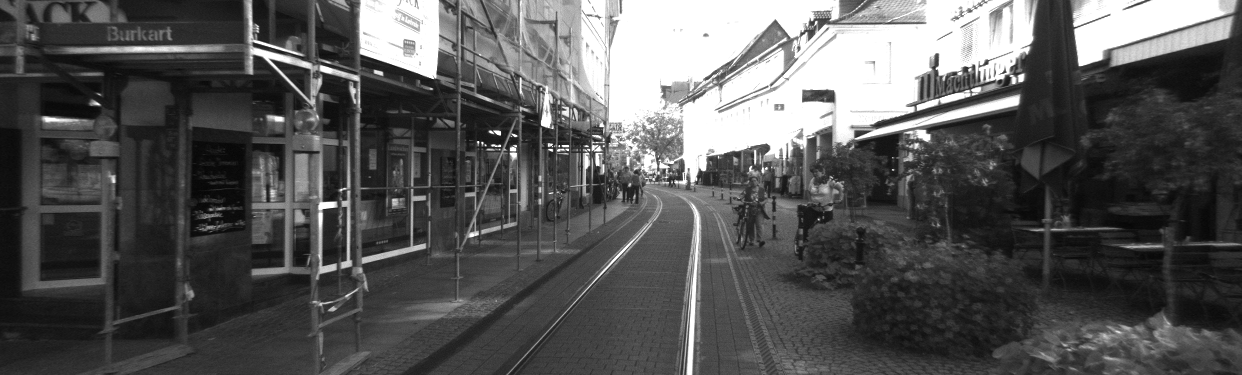
#> input picture LAB2/img/KITTI_Left.png, 1242 x 375 px, given in place of left.png, which was not available
$ python lab2_stereo.py   (older library calls are emulated)
#> lines starting #> are read from the running program, lines starting #| are printed output that depends on the picture; after the words box and inside, x2 and y2 are one past the last pixel; in counts of white or black regions, pixels touching at a corner belong together; pictures that were not available may be replaced by others from this repository, and a replacement may not be noted
import numpy as np
import cv2
import open3d as o3d


K = np.array([
    [7.215377e2,        0,              6.095593e2],
    [0,                 7.215377e2,     1.728540e2],
    [0,                 0,              1]
])  # intrinsic matrix of camera

Bf = 3.875744e+02  # base line * focal length

# load images
left = cv2.imread('img/left.png', 0)
#> left is the input picture: shape (375, 1242); min 6, max 255, mean 86.6
right = cv2.imread('img/right.png', 0)
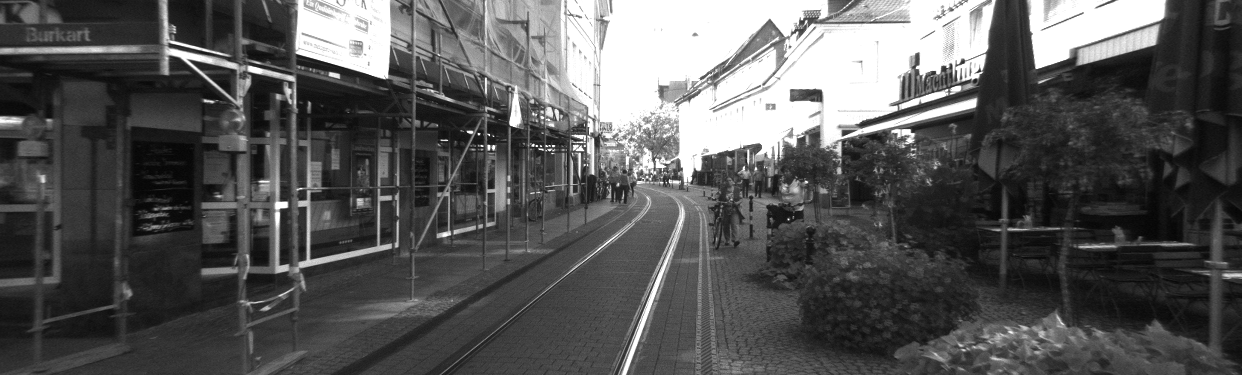
#> input picture LAB2/img/KITTI_Right.png, 1242 x 375 px, given in place of right.png, which was not available
#> right is the input picture: shape (375, 1242); min 4, max 255, mean 87
left_color = cv2.imread('img/left_color.png')
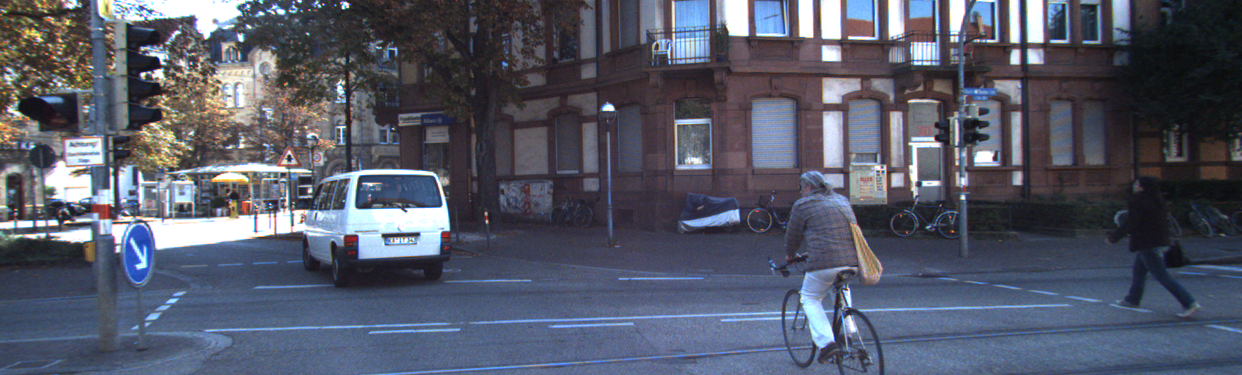
#> input picture LAB2/img/left_color.png, 1242 x 375 px
#> left_color is the input picture: shape (375, 1242, 3); mean B, G, R 104.4, 89.1, 84.9

# compute disparity
stereo = cv2.StereoBM_create(numDisparities=16, blockSize=5)
disparity = stereo.compute(left, right)  # an image of the same size with "left" (or "right")
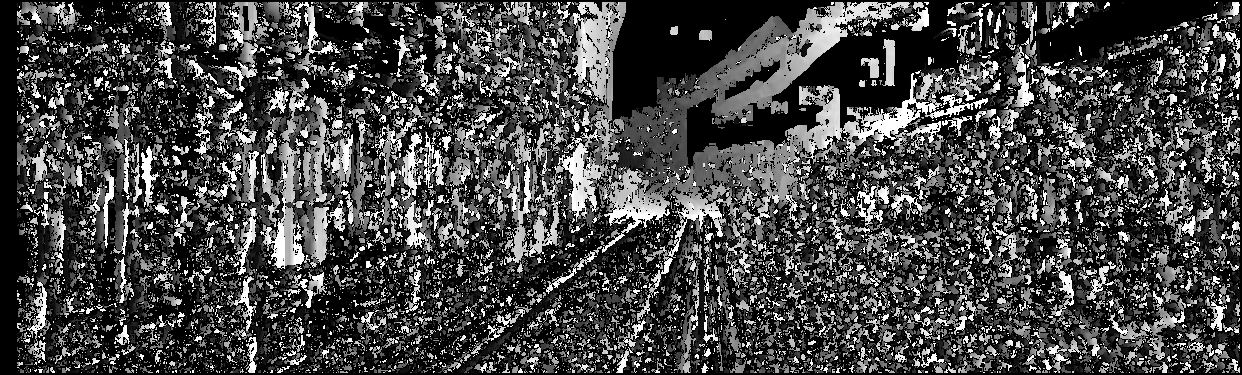
#> disparity: shape (375, 1242) int16; min -16, max 240, mean 55.3; drawn with min black and max white

# TODO: compute depth of every pixel whose disparity is positive
# hint: assume d is the disparity of pixel (u, v)
# hint: the depth Z of this pixel is Z = Bf / d
mask = disparity > 0
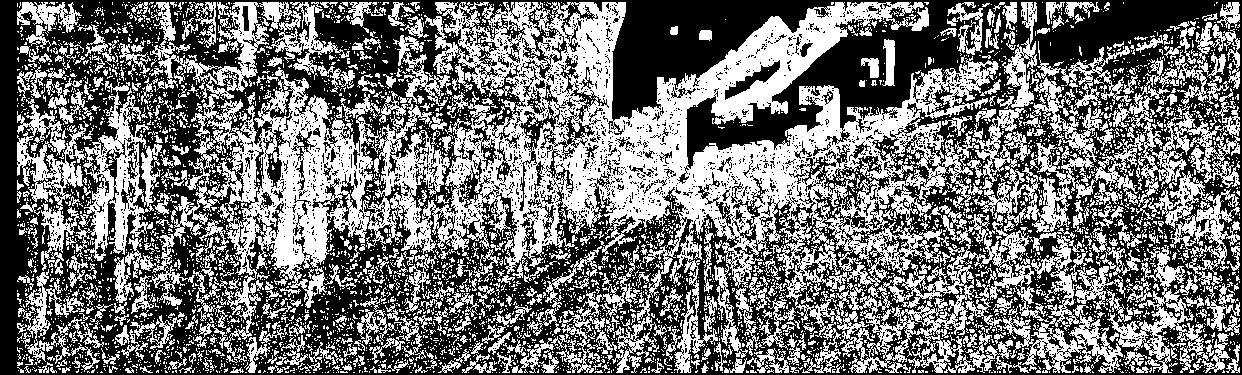
#> mask: shape (375, 1242) bool; 45.7% white; 4705 white regions (4184 under 20 px), largest, box (x1, y1, x2, y2) and area: (149, 2, 1240, 373) 122101, (75, 79, 162, 261) 5351, (1002, 235, 1126, 373) 5015

depth = np.zeros_like(left)  # h x w
depth[mask] = Bf / disparity[mask]
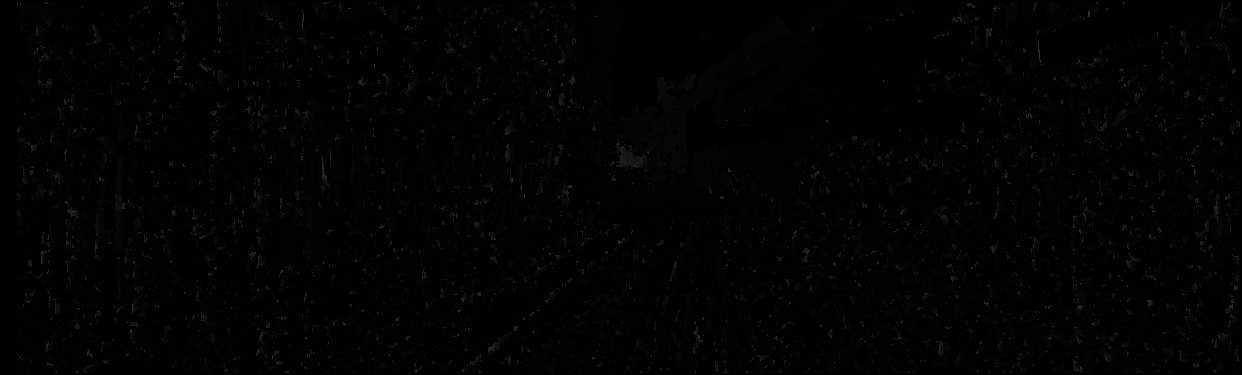
#> depth: shape (375, 1242); min 0, max 48, mean 2.1
depth = depth.reshape(-1,1)

# TODO: compute normalized coordinate of every pixel whose disparity is positive
# hint: the normalized coordinate of pixel [u, v, 1] is K^(-1) @ [u, v, 1]
u = np.arange(0, disparity.shape[1], 1)
#> u = 1242 values from 0 to 1241
v = np.arange(0, disparity.shape[0], 1)
#> v = 375 values from 0 to 374
uu, vv = np.meshgrid(u, v)
normalized_pixels = (np.linalg.inv(K) @ (np.concatenate((uu.reshape(-1,1),vv.reshape(-1,1),np.ones((uu.size,1))),axis=1 ).T)).T
print(normalized_pixels.shape)  # n x 3
#| (465750, 3)

# TODO: compute 3D coordinate of every pixel whose disparity is positive
# hint: 3D coordinate of pixel (u, v) is the product of Z and its normalized cooridnate

all_3d = depth * normalized_pixels  # this is matrix storing 3D coordinate of every pixel whose disparity is positive
# the shape of all_3d is <num_pixels_positive_disparity, 3>
# each row of all_3d is a 3D coordinate [X, Y, Z]
# you need to change the value of all_3d with your computation of 3D coordinate of every pixel whose disparity is positive

# TODO: get color for 3D points
all_color = np.concatenate((left_color[:,:,2].reshape(-1,1),left_color[:,:,1].reshape(-1,1),left_color[:,:,0].reshape(-1,1)),axis=1)  # this is matrix storing color of every pixel whose disparity is positive
# TODO: THE ORDER OF all_color IS THE SAME WITH all_3d
# the shape of all_color is <num_pixels_positive_disparity, 3>
# each row of all_color is [R, G, B] value

# normalize all_color
all_color = all_color.astype(np.float) / 255.0

# Display pointcloud
cloud = o3d.geometry.PointCloud()  # create pointcloud object
cloud.points = o3d.utility.Vector3dVector(all_3d)
cloud.colors = o3d.utility.Vector3dVector(all_color)
mesh_frame = o3d.geometry.TriangleMesh.create_coordinate_frame(size=0.6, origin=[0, 0, 0])  # create frame object
o3d.visualization.draw_geometries([cloud, mesh_frame])
